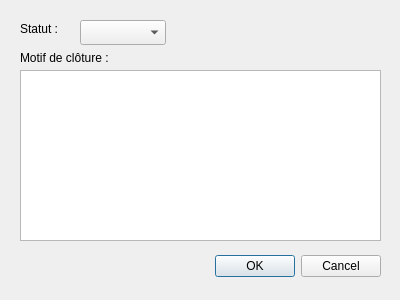
<?xml version="1.0" encoding="UTF-8"?>
<ui version="4.0">
 <class>MotifCloture</class>
 <widget class="QDialog" name="MotifCloture">
  <property name="geometry">
   <rect>
    <x>0</x>
    <y>0</y>
    <width>400</width>
    <height>300</height>
   </rect>
  </property>
  <property name="windowTitle">
   <string>Dialog</string>
  </property>
  <widget class="QDialogButtonBox" name="comboBoxResultat">
   <property name="geometry">
    <rect>
     <x>40</x>
     <y>250</y>
     <width>341</width>
     <height>32</height>
    </rect>
   </property>
   <property name="orientation">
    <enum>Qt::Horizontal</enum>
   </property>
   <property name="standardButtons">
    <set>QDialogButtonBox::Cancel|QDialogButtonBox::Ok</set>
   </property>
  </widget>
  <widget class="QTextEdit" name="champMessage">
   <property name="geometry">
    <rect>
     <x>20</x>
     <y>70</y>
     <width>361</width>
     <height>171</height>
    </rect>
   </property>
  </widget>
  <widget class="QLabel" name="labelStatut">
   <property name="geometry">
    <rect>
     <x>20</x>
     <y>20</y>
     <width>67</width>
     <height>17</height>
    </rect>
   </property>
   <property name="text">
    <string>Statut :</string>
   </property>
  </widget>
  <widget class="QComboBox" name="comboBoxStatut">
   <property name="geometry">
    <rect>
     <x>80</x>
     <y>20</y>
     <width>86</width>
     <height>25</height>
    </rect>
   </property>
  </widget>
  <widget class="QLabel" name="labelMotif">
   <property name="geometry">
    <rect>
     <x>20</x>
     <y>50</y>
     <width>191</width>
     <height>16</height>
    </rect>
   </property>
   <property name="text">
    <string>Motif de clôture :</string>
   </property>
  </widget>
 </widget>
 <resources/>
 <connections>
  <connection>
   <sender>comboBoxResultat</sender>
   <signal>accepted()</signal>
   <receiver>MotifCloture</receiver>
   <slot>accept()</slot>
   <hints>
    <hint type="sourcelabel">
     <x>248</x>
     <y>254</y>
    </hint>
    <hint type="destinationlabel">
     <x>157</x>
     <y>274</y>
    </hint>
   </hints>
  </connection>
  <connection>
   <sender>comboBoxResultat</sender>
   <signal>rejected()</signal>
   <receiver>MotifCloture</receiver>
   <slot>reject()</slot>
   <hints>
    <hint type="sourcelabel">
     <x>316</x>
     <y>260</y>
    </hint>
    <hint type="destinationlabel">
     <x>286</x>
     <y>274</y>
    </hint>
   </hints>
  </connection>
 </connections>
</ui>
